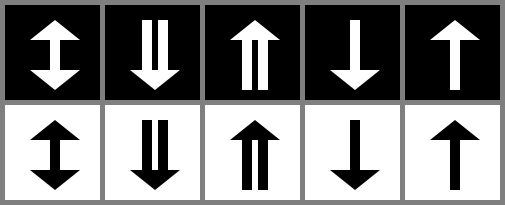
Frame 1 (no input)
Frame 60 (the mouse pressed at the canvas centre just before this capture): identical to frame 1, image omitted
Frame 120 (the mouse held since frame 60 and released just before this capture): identical to frame 1, image omitted

The Processing sketch that drew this single still picture (run headless with seeded random() and noise(); from frame 60 on, the mouse is pressed at the canvas centre):

// Processing sketch: processing_39239
// ── processing_39239.pde

              
                // setting up a list called "boxColors" to hold 10 integers 
int[] boxColors = new int[10];
// "boxColors" = [0, 0, 0, 0, 0, 0, 0, 0, 0, 0]
int[] arrowColors = new int[10];

void setup () {
  // iterating from 0 to the length of the list "boxColors" (10)
  // where "i" is the index of each value in the list
  for (int i =0; i<10; i++) {
    if (i<5) {
      //      index value
      boxColors[i] = 0;
      arrowColors[i] = 255;
    } 
    else {
      boxColors[i] = 255;
      arrowColors[i] = 0;
    }
  }
  // "boxColors" = [0, 0, 0, 0, 0, 255, 255, 255, 255, 255]
  // indices =      0, 1, 2, 3, 4,  5,   6,   7,   8,   9

  size (505, 205);
  smooth();
}
void draw() {
  background (127);
  noStroke ();

  //press and release - up

  if (mouseX >5 && mouseX <100 && mouseY >5 && mouseY <100) {
    if (mousePressed) {
      boxColors[0] = 255;
      arrowColors[0] = 0;
    }
    else {
      boxColors[0] = 0;
      arrowColors[0] = 255;
    }
  }

  // press and release - lower

  if (mouseX >5 && mouseX <100 && mouseY >100 && mouseY <195) {
    if (mousePressed) {
      boxColors[5] = 0;
      arrowColors[5] = 255;
    }
    else {
      boxColors[5] =255;
      arrowColors[5] = 0;
    }
  } 

  for (int col = 0; col <5; col ++) {
    for (int row =0; row <2; row++) {
      fill(boxColors[col+(5*row)]);
      rect ((col*100)+5, (row*100)+5, 95, 95);
      fill(arrowColors[col+(5*row)]);
      if (col == 0){
        rect((col*100)+50, (row*100)+40, 10, 30);
      } else if (col == 3) {
        rect((col*100)+50, (row*100)+20, 10, 50);
      } 
      else if (col == 4) {
        rect((col*100)+50, (row*100)+40, 10, 50);
      }
      else if (col == 2) {
        rect((col*100)+42, (row*100)+40, 10, 50);
        rect((col*100)+58, (row*100)+40, 10, 50);
      }
      else if (col == 1) {
        rect((col*100)+42, (row*100)+20, 10, 50);
        rect((col*100)+58, (row*100)+20, 10, 50);
      }
      if (col == 0) {
        triangle((col*100)+55, (row*100)+20, (col*100)+30, (row*100)+40, (col*100)+80, (row*100)+40);
        triangle((col*100)+55, (row*100)+90, (col*100)+30, (row*100)+70, (col*100)+80, (row*100)+70);
      }
      else if (col % 2 == 1) {
        triangle((col*100)+55, (row*100)+90, (col*100)+30, (row*100)+70, (col*100)+80, (row*100)+70);
      } 
      else if (col % 2 == 0) {
        triangle((col*100)+55, (row*100)+20, (col*100)+30, (row*100)+40, (col*100)+80, (row*100)+40);
      }
    }
  }
}

void mousePressed() {
  //mouse clicked stay up

  if ((boxColors[1] == 255)&&(mouseX<=205) && (mouseX >= 105) && (mouseY <=105) && (mouseY >= 5)) {
    boxColors[1] = 0;
    arrowColors[1] = 255;
  }
  else if ((boxColors[1] == 0) && (mouseX<=205) && (mouseX >= 105) && (mouseY <=105) && (mouseY >= 5)) {
    boxColors[1] = 255;
    arrowColors[1] = 0;
  }

  //lower clickityclcks

  if ((boxColors[6]== 0)&&(mouseX<=205) && (mouseX >= 105) && (mouseY <=205) && (mouseY >= 105)) {
    boxColors[6] = 255;
    arrowColors[6] = 0;
  }
  else if ((boxColors[6] == 255)&&(mouseX<=200) && (mouseX >= 100) && (mouseY <=195) && (mouseY >= 100)) {
    boxColors[6] = 0;
    arrowColors[6] = 255;
  }

  //mouse press stay up

  if (mouseX >305 && mouseX <400 && mouseY >5 && mouseY <100) {
    boxColors[3] = 255;
    arrowColors[3] = 0;
  }

  // mouse press stay down

  if (mouseX >305 && mouseX <400 && mouseY >100 && mouseY <195) {
    boxColors[8] = 0;
    arrowColors[8] = 255;
  }
}

void mouseReleased() {
  // top release change
  if ((boxColors[2] == 255)&&(mouseX<=300) && (mouseX >= 205) && (mouseY <=105) && (mouseY >= 5)) {
    boxColors[2] = 0;
    arrowColors[2] = 255;
  }
  else if ((boxColors[2] == 0) && (mouseX<=300) && (mouseX >= 205) && (mouseY <=105) && (mouseY >= 5)) {
    boxColors[2] = 255;
    arrowColors[2] = 0;
  }
  //bottom release change
  if ((boxColors[7] == 0)&&(mouseX<=300) && (mouseX >= 205) && (mouseY <=200) && (mouseY >= 105)) {
    boxColors[7] = 255;
    arrowColors[7] = 0;
  }
  else if ((boxColors[7] == 255) && (mouseX<=300) && (mouseX >= 205) && (mouseY <=200) && (mouseY >= 105)) {
    boxColors[7] = 0;
    arrowColors[7] = 255;
  }
  //bottom one time release
  if (mouseX >405 && mouseX <500 && mouseY >100 && mouseY <195) {
    boxColors[9] = 0;
    arrowColors[9] = 255;
  }
  //top one time release
  if (mouseX >405 && mouseX <500 && mouseY >5 && mouseY <100) {
    boxColors[4] = 255;
    arrowColors[4] = 0;
  }
}
